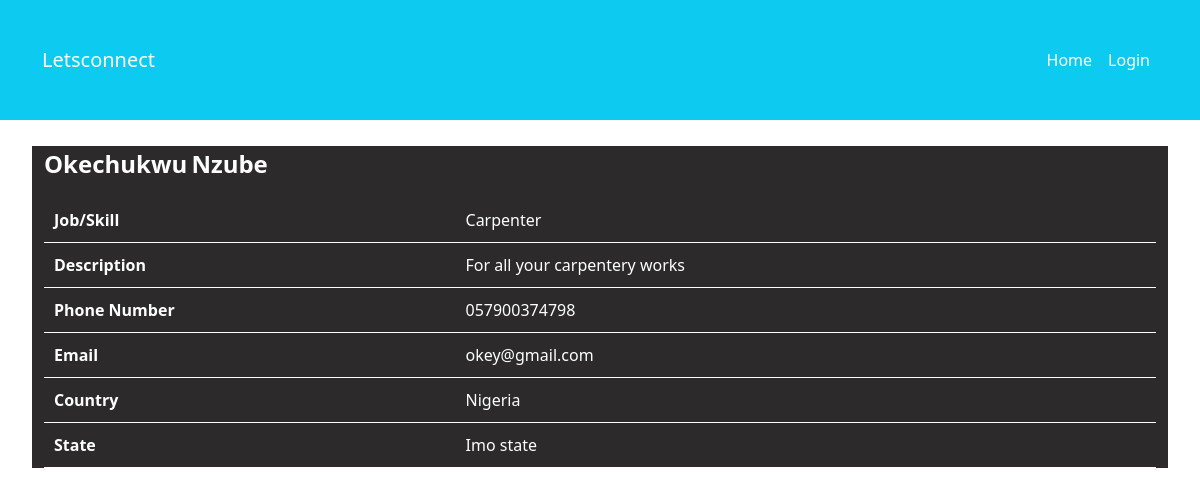
/specificprofile/10/, run on the app's committed database.
### base/models.py (models this page shows, shortened)
class Profile(models.Model):
    user = models.OneToOneField(User, on_delete=models.CASCADE)
    firstname = models.CharField(max_length=255)
    lastname = models.CharField(max_length=255)
    gender = models.CharField(max_length=10)
    country = models.CharField(max_length=255)
    state = models.CharField(max_length=255)
    email = models.EmailField()
    job = models.CharField(max_length=200)
    description = models.CharField(max_length=2550000)
    phonenumber = models.CharField(max_length=15)
    datecreated = models.DateTimeField(default=datetime.now)
    class Meta:
        ordering = ['-datecreated']

### base/views.py (the view)
# urls.py: path('specificprofile/<str:pk>/',views.specificprofile,name='specificprofile'),
def specificprofile(request,pk):
    details = Profile.objects.get(pk=pk)
    context = {"details":details}
    return render(request,'specificprofile.html',context)

### templates/specificprofile.html (shortened to what this page needs)
{% extends 'home.html' %}
{% block content %}
<div class="container my-4">
    <div class="row">
        <div class="col">
            <div>
                        <div class="profilenames">
                            <p class="names">{{ details.firstname }}</p>
                            <p class="names">{{ details.lastname }}</p>
                        </div>
                        <table class="profile-table">
                            <tr>
                                <th>Job/Skill</th>
                                <td>{{ details.job }}</td>
                            </tr>
                            <tr>
                                <th>Description</th>
                                <td>{{ details.description }}</td>
                            </tr>
                            <tr>
                                <th>Phone Number</th>
                                <td>{{ details.phonenumber }}</td>
                            </tr>
                            <tr>
                                <th>Email</th>
                                <td>{{ details.email }}</td>
                            </tr>
                            <tr>
                                <th>Country</th>
                                <td>{{ details.country }}</td>
                            </tr>
                            <tr>
                                <th>State</th>
                                <td>{{ details.state }}</td>
                            </tr>
                        </table>
            </div>
        </div>
    </div>
</div>
{% endblock %}

### templates/home.html (style rules this page uses)
body { background-color:rgb(44, 42, 42); }

### templates/specificprofile.html (style rules this page uses)
.profilenames { display: block; }
.col { background-color: rgb(44, 42, 42); margin: 2px; color: white; }
body { background-color: white; }
.names { display: inline-block; font-size: 24px; font-weight: bold; }
.profile-table { width: 100%; border-collapse: collapse; }
.profile-table th, .profile-table td { padding: 10px; text-align: left; border-bottom: 1px solid white; }
.profile-table th { background-color: rgb(44, 42, 42); color: white; }

### data on the page
Profile: firstname "Okechukwu", lastname "Nzube", job "Carpenter", description "For all your carpentery works", phonenumber "057900374798", email "okey@gmail.com", country "Nigeria", state "Imo state"
